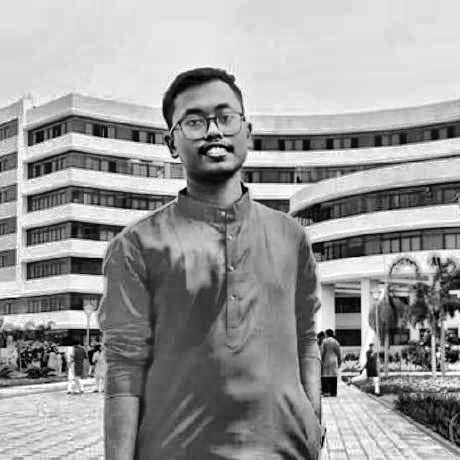
#> input picture data/source-prepped.png, 460 x 460 px, found by its file name
$ python make_ascii_svg.py
#> lines starting #> are read from the running program, lines starting #| are printed output that depends on the picture
import cv2
import html
import os
import numpy as np

def img_to_ascii_svg(image_path, svg_path):
#> called with image_path = 'data/source-prepped.png', svg_path = 'avi-ascii.svg'
    print(f"Reading prepped image from {image_path}...")
    img = cv2.imread(image_path, cv2.IMREAD_GRAYSCALE)
#> img is the input picture: shape (460, 460); min 0, max 255, mean 154.4
    if img is None:
        print(f"Error: Could not read image from {image_path}")
        return

    # Character aspect ratio in monospace is roughly 0.6
    char_w_h_ratio = 0.6
    cols = 100
    h, w = img.shape
#> h = 460; w = 460
    img_ratio = w / h
#> img_ratio = 1
    rows = int(cols / (img_ratio * char_w_h_ratio))
#> rows = 166

    # Cap rows to fit nicely on the GitHub profile page
    max_rows = 53
    if rows > max_rows:
        rows = max_rows

    resized = cv2.resize(img, (cols, rows), interpolation=cv2.INTER_AREA)
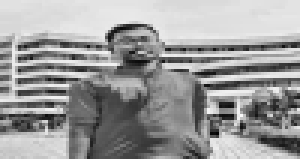
#> resized: shape (53, 100) (shown 3 times larger); min 5, max 250, mean 154.4

    # ASCII density ramp: space -> @ (bright -> dark)
    # Brightest values (white background) map to spaces. Darkest values map to @.
    ramp = " .`:-=+*cs#%@"
    num_chars = len(ramp)

    ascii_rows = []
    for r in range(rows):
        row_chars = []
        for c in range(cols):
            pixel = resized[r, c]
            # Map 255 -> 0, 0 -> num_chars-1
            idx = int((255 - pixel) / 255.0 * (num_chars - 1))
            row_chars.append(ramp[idx])
        ascii_rows.append("".join(row_chars))
#> after the loop, ascii_rows = 53 items

    char_w = 7.2
    char_h = 12
    svg_w = cols * char_w
    svg_h = rows * char_h

    # Build the animated SVG
    svg_lines = []
    svg_lines.append(f'<svg width="100%" height="100%" viewBox="0 0 {svg_w} {svg_h}" fill="none" xmlns="http://www.w3.org/2000/svg">')

    # Styling
    svg_lines.append('  <style>')
    svg_lines.append('    .ascii-text {')
    svg_lines.append('      font-family: ui-monospace, SFMono-Regular, "SF Mono", Menlo, Consolas, "Liberation Mono", monospace;')
    svg_lines.append('      font-size: 12px;')
    svg_lines.append('      font-weight: 700;')
    svg_lines.append('      fill: #8b949e; /* GitHub gray text */')
    svg_lines.append('    }')
    svg_lines.append('    .cursor {')
    svg_lines.append('      fill: #58a6ff; /* GitHub accent blue */')
    svg_lines.append('    }')
    svg_lines.append('  </style>')

    # Defs containing clip paths for row animations
    svg_lines.append('  <defs>')

    row_duration = 0.5   # Duration to type a single row
    row_stagger = 0.08   # Time delay before starting the next row

    for i in range(rows):
        begin_time = f"{i * row_stagger:.2f}s"
        svg_lines.append(f'    <clipPath id="clip-row-{i}">')
        svg_lines.append(f'      <rect x="0" y="{i * char_h}" width="0" height="{char_h}">')
        svg_lines.append(f'        <animate attributeName="width" from="0" to="{svg_w}" begin="{begin_time}" dur="{row_duration}s" fill="freeze" />')
        svg_lines.append(f'      </rect>')
        svg_lines.append(f'    </clipPath>')

    svg_lines.append('  </defs>')

    # Group containing the rows of text
    svg_lines.append('  <g class="ascii-text">')
    for i in range(rows):
        escaped_row = html.escape(ascii_rows[i])
        y_pos = (i + 1) * char_h - 2  # Baseline adjustment
        svg_lines.append(f'    <text x="0" y="{y_pos}" clip-path="url(#clip-row-{i})">{escaped_row}</text>')
#> after the loop, svg_lines = 333 items
    svg_lines.append('  </g>')

    # Add block cursor riders that move with the clip paths
    for i in range(rows):
        begin_time = f"{i * row_stagger:.2f}s"
        y_pos = i * char_h + 1
        svg_lines.append(f'  <rect class="cursor" x="0" y="{y_pos}" width="7" height="10" opacity="0">')
        svg_lines.append(f'    <animate attributeName="x" from="0" to="{svg_w}" begin="{begin_time}" dur="{row_duration}s" fill="freeze" />')
        svg_lines.append(f'    <animate attributeName="opacity" values="1;1;0" keyTimes="0;0.95;1" begin="{begin_time}" dur="{row_duration}s" fill="freeze" />')
        svg_lines.append(f'  </rect>')
#> after the loop, svg_lines = 546 items

    svg_lines.append('</svg>')

    dirname = os.path.dirname(svg_path)
    if dirname:
        os.makedirs(dirname, exist_ok=True)
    with open(svg_path, "w", encoding="utf-8") as f:
        f.write("\n".join(svg_lines))
    print(f"Generated ASCII SVG at {svg_path}")

if __name__ == "__main__":
    img_to_ascii_svg("data/source-prepped.png", "avi-ascii.svg")

$ run again, with data/source-photo.jpg saved as data/source-prepped.png
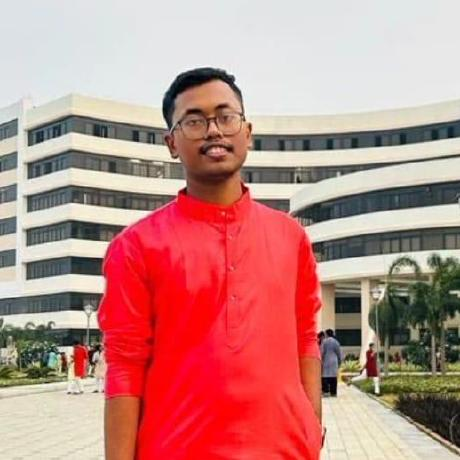
#> input picture data/source-photo.jpg, 460 x 460 px, found by its file name
#> in img_to_ascii_svg, `img = cv2.imread(image_path, cv2.IMREAD_GRAYSCALE)`:
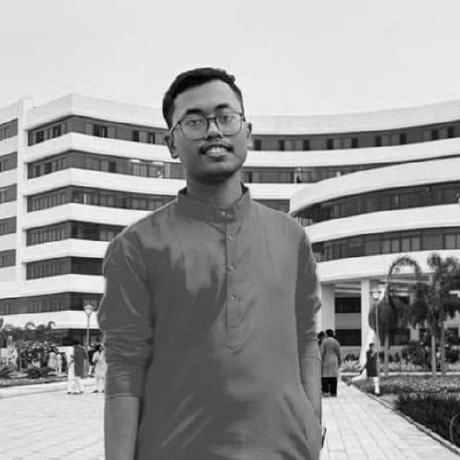
#> img: shape (460, 460); min 1, max 253, mean 153.5
#> in img_to_ascii_svg, `resized = cv2.resize(img, (cols, rows), interpolation=cv2.INTER_AREA)`:
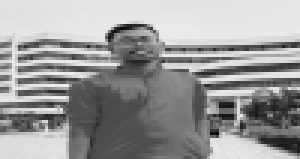
#> resized: shape (53, 100) (shown 3 times larger); min 8, max 238, mean 153.5
#> after the loop in img_to_ascii_svg, `for r in range(rows):`: ascii_rows = 53 items
#> after the loop in img_to_ascii_svg, `for i in range(rows):`: svg_lines = 333 items
#> after the loop in img_to_ascii_svg, `for i in range(rows):`: svg_lines = 546 items
